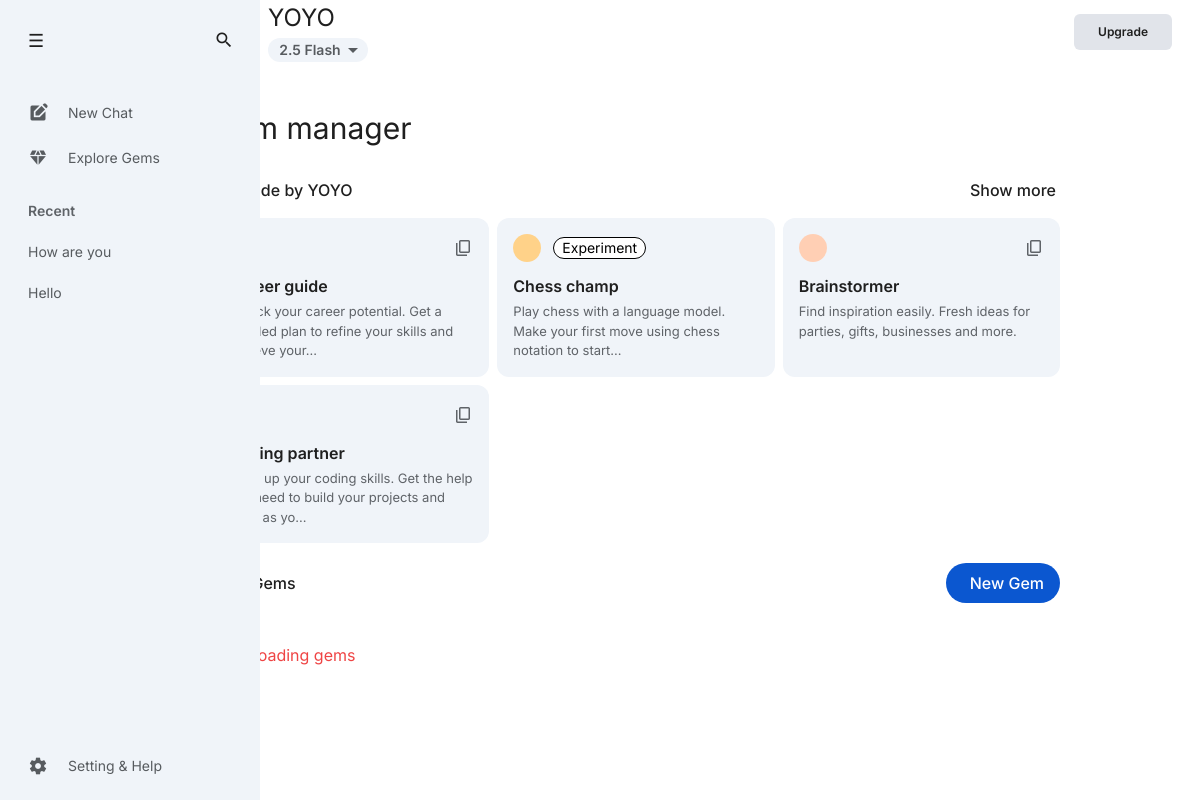
Page /Explore_Gem/ (signed in) on the earlier database version.
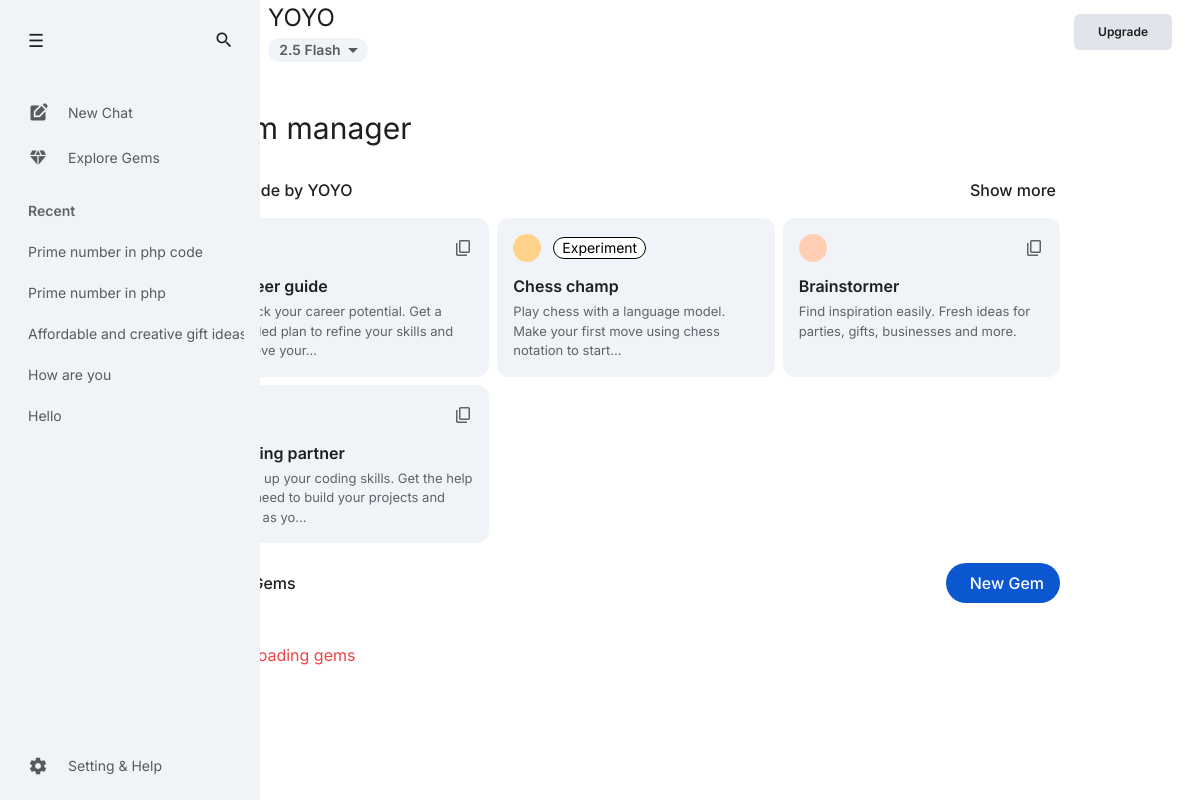
Same page on the later database version.
### YOYO_APP/models.py (models this page shows, shortened)
class Chat(models.Model):
    user = models.ForeignKey(UserData, on_delete=models.CASCADE, related_name="chats")
    title = models.CharField(max_length=255)
    created_at = models.DateTimeField(auto_now_add=True)

### YOYO_APP/views.py (the view)
# urls.py: path('Explore_Gem/',Explore_Gem_yoyo,name='Explore_Gem_yoyo'),
def Explore_Gem_yoyo(request):
    if not request.session.get("user_id"):
        return redirect("login")
    user = get_object_or_404(UserData, id=request.session["user_id"])
    chats = Chat.objects.filter(user=user).order_by("-created_at")
    return render(request,"Explore_Gem.html",{
        "user": user,
        "chats": chats,
    })

### YOYO_APP/templates/Explore_Gem.html (shortened to what the changed rows need)
{% load static %}
<!DOCTYPE html>
<html lang="en">
<head>
    <script src="https://cdn.tailwindcss.com"></script>
    <link rel="stylesheet" href="https://cdnjs.cloudflare.com/ajax/libs/font-awesome/6.7.2/css/all.min.css"
 />
    <script src="https://cdn.tailwindcss.com"></script>
    <link rel="stylesheet" href="{% static "css/Yoyo.css" %}">
</head>
<body>
    <div class="w-[100%]">
        <div class="flex w-[100%] ">
            <div class="main-content" id="main-content">
                <div class="main-scroll-area">
                    <div class="drawer" id="drawer">
                        <div class="recent-section">
                            <ul id="recent-chats">
                                {% for chat in chats %}
                                    <li onclick="window.location.href='{% url 'chat_detail' chat.id %}'" style="cursor: pointer;">
                                        {{ chat.title }}
                                    </li>
                                {% empty %}
                                    <li>No recent chats</li>
                                {% endfor %}
                            </ul>
                        </div>
                    </div>
                </div>
            </div>
            <div class="z-10 gemini-header p-2 flex items-center justify-between">
                <div class="relative ">
                    <div class="pl-48px">
                        <h1 class="text-2xl " style="color: var(--text-main);">YOYO</h1>
                    </div>
                </div>
            </div>
        </div>
        <div class="gemini-data ">
            <div class="main-chat-area">
                <div class="chat-content-wrapper" style="background-color: var(--bg-main);">
                    <div class="max-w-4xl mx-auto px-6 py-10 ">
                        <h1 class="text-3xl mb-8">Gem manager</h1>
                        <div class="justify-between mb-4 flex">
                            <h2 class="font-medium ">Premade by YOYO</h2>
                        </div>
                        <div class="mb-6">
                            <div class="justify-between mb-10 flex items-center">
                                <h2 class="font-medium">Your Gems</h2>
                            </div>
                        </div>
                    </div>
                </div>
            </div>
        </div>
    </div>
</body>
</html>

Differences in the rows shown:
added Chat: title "Prime number in php code"
added Chat: title "Prime number in php"
added Chat: title "Affordable and creative gift…"
